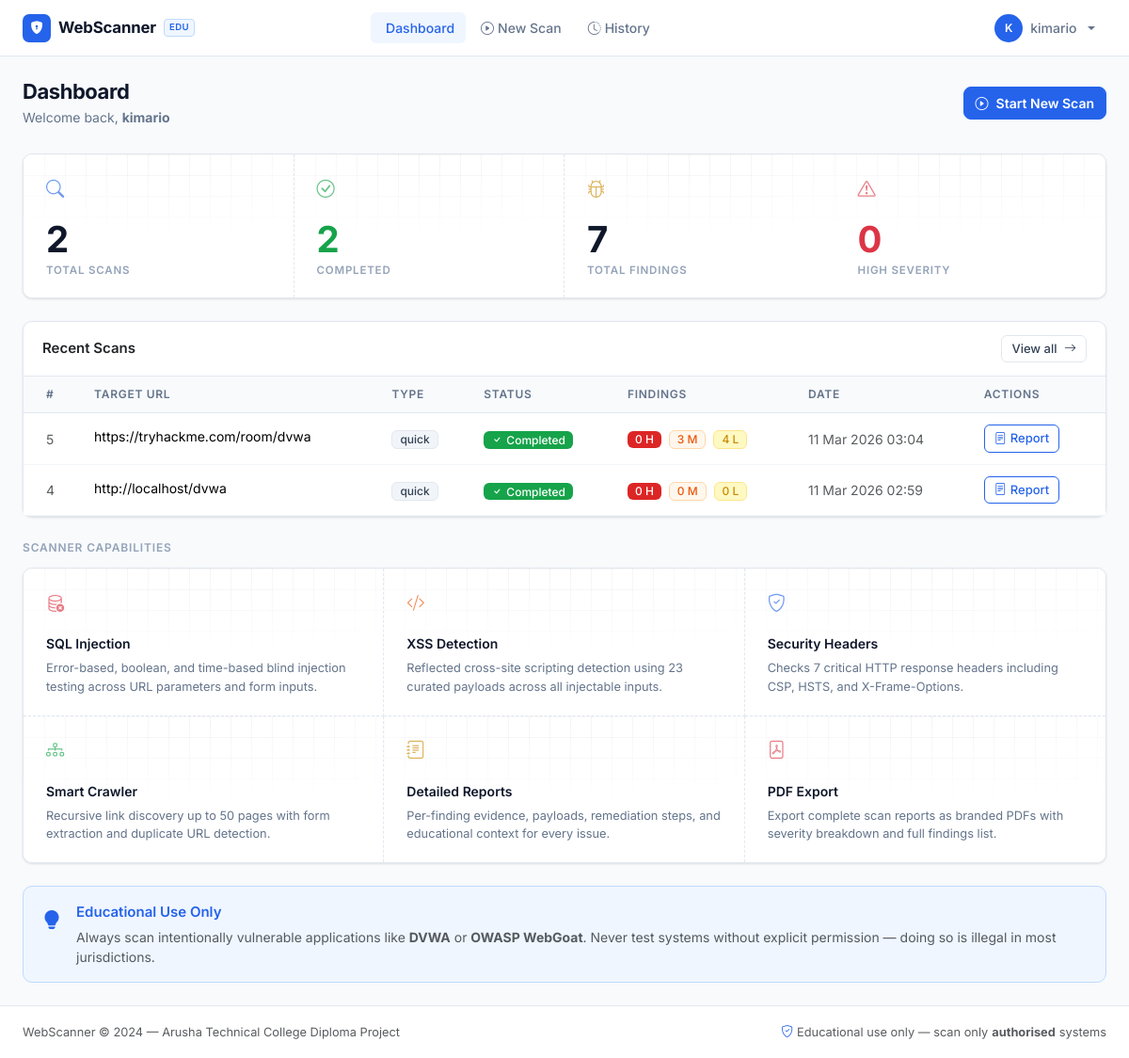
The app's page /dashboard (signed in) with its own data.
### app/models.py (models this page shows, shortened)
class User(UserMixin, db.Model):
    __tablename__ = 'users'
    id           = db.Column(db.Integer, primary_key=True)
    username     = db.Column(db.String(64), unique=True, nullable=False)
    email        = db.Column(db.String(120), unique=True, nullable=False)
    password_hash = db.Column(db.String(256), nullable=False)
    created_at   = db.Column(db.DateTime, default=lambda: datetime.now(timezone.utc))
    scans = db.relationship('Scan', backref='user', lazy='dynamic')

class Scan(db.Model):
    __tablename__ = 'scans'
    id           = db.Column(db.Integer, primary_key=True)
    user_id      = db.Column(db.Integer, db.ForeignKey('users.id'), nullable=False)
    target_url   = db.Column(db.String(2048), nullable=False)
    scan_type    = db.Column(db.String(20), default='quick')   # 'quick' or 'full'
    scan_modules = db.Column(db.String(100), default='sqli,xss,headers')
    status       = db.Column(db.String(20), default='pending')  # pending/running/completed/failed
    started_at   = db.Column(db.DateTime)
    completed_at = db.Column(db.DateTime)
    pages_crawled = db.Column(db.Integer, default=0)
    total_tests   = db.Column(db.Integer, default=0)
    error_message = db.Column(db.Text)
    findings = db.relationship('Finding', backref='scan', lazy='dynamic',
                               cascade='all, delete-orphan')
    logs     = db.relationship('ScanLog', backref='scan', lazy='dynamic',
                               cascade='all, delete-orphan')
    @property
    def high_count(self):
        return self.findings.filter_by(severity='high').count()
    @property
    def medium_count(self):
        return self.findings.filter_by(severity='medium').count()
    @property
    def low_count(self):
        return self.findings.filter_by(severity='low').count()

### app/dashboard/routes.py (the view)
@dashboard_bp.route('/')
@dashboard_bp.route('/dashboard')
@login_required
def index():
    recent_scans = (
        Scan.query
        .filter_by(user_id=current_user.id)
        .order_by(Scan.id.desc())
        .limit(10)
        .all()
    )
    total_scans = Scan.query.filter_by(user_id=current_user.id).count()
    completed_scans = Scan.query.filter_by(
        user_id=current_user.id, status='completed'
    ).count()
    total_findings = (
        Finding.query
        .join(Scan)
        .filter(Scan.user_id == current_user.id)
        .count()
    )
    high_findings = (
        Finding.query
        .join(Scan)
        .filter(Scan.user_id == current_user.id, Finding.severity == 'high')
        .count()
    )
    stats = {
        'total_scans': total_scans,
        'completed_scans': completed_scans,
        'total_findings': total_findings,
        'high_findings': high_findings,
    }
    return render_template(
        'dashboard/index.html',
        title='Dashboard',
        recent_scans=recent_scans,
        stats=stats
    )

### app/models.py (called while the page is built)
@login_manager.user_loader
def load_user(user_id):
    return User.query.get(int(user_id))

### app/templates/dashboard/index.html (shortened to what this page needs)
{% extends "base.html" %}
{% block content %}
<div class="page-header d-flex align-items-center justify-content-between flex-wrap gap-3">
  <div>
    <h1 class="page-title">Dashboard</h1>
    <p class="page-sub">Welcome back, <strong>{{ current_user.username }}</strong></p>
  </div>
  <a href="{{ url_for('scanner.new_scan') }}" class="btn btn-primary fw-semibold">
    <i class="bi bi-play-circle me-2"></i>Start New Scan
  </a>
</div>
<div class="feat-grid feat-grid-4 mb-4">
  <div class="feat-item">
    <i class="bi bi-search feat-icon text-blue"></i>
    <div class="feat-number">{{ stats.total_scans }}</div>
    <div class="feat-label">Total Scans</div>
  </div>
  <div class="feat-item">
    <i class="bi bi-check-circle feat-icon text-green"></i>
    <div class="feat-number text-green">{{ stats.completed_scans }}</div>
    <div class="feat-label">Completed</div>
  </div>
  <div class="feat-item">
    <i class="bi bi-bug feat-icon text-yellow"></i>
    <div class="feat-number">{{ stats.total_findings }}</div>
    <div class="feat-label">Total Findings</div>
  </div>
  <div class="feat-item">
    <i class="bi bi-exclamation-triangle feat-icon text-danger"></i>
    <div class="feat-number text-danger">{{ stats.high_findings }}</div>
    <div class="feat-label">High Severity</div>
  </div>
</div>
<div class="card border-0 mb-4">
  <div class="card-header d-flex align-items-center justify-content-between">
    <span class="fw-semibold">Recent Scans</span>
    <a href="{{ url_for('scanner.scan_history') }}" class="btn btn-outline-secondary btn-sm">
      View all <i class="bi bi-arrow-right ms-1"></i>
    </a>
  </div>
  <div class="card-body p-0">
    {% if recent_scans %}
    <div class="table-responsive">
      <table class="table table-hover mb-0">
        <thead>
          <tr>
            <th class="ps-4">#</th>
            <th>Target URL</th>
            <th>Type</th>
            <th>Status</th>
            <th>Findings</th>
            <th>Date</th>
            <th class="pe-4">Actions</th>
          </tr>
        </thead>
        <tbody>
          {% for scan in recent_scans %}
          <tr>
            <td class="ps-4 text-muted">{{ scan.id }}</td>
            <td>
              <span class="text-truncate d-inline-block url-truncate" title="{{ scan.target_url }}">
                {{ scan.target_url }}
              </span>
            </td>
            <td><span class="badge bg-secondary">{{ scan.scan_type }}</span></td>
            <td>
              {% if scan.status == 'completed' %}
                <span class="badge bg-success"><i class="bi bi-check me-1"></i>Completed</span>
              {% elif scan.status == 'running' %}
                <span class="badge bg-info"><span class="spinner-border spinner-border-sm me-1"></span>Running</span>
              {% elif scan.status == 'failed' %}
                <span class="badge bg-danger"><i class="bi bi-x me-1"></i>Failed</span>
              {% else %}
                <span class="badge bg-warning">Pending</span>
              {% endif %}
            </td>
            <td>
              {% if scan.status == 'completed' %}
                <span class="badge bg-danger me-1">{{ scan.high_count }} H</span>
                <span class="badge bg-orange me-1">{{ scan.medium_count }} M</span>
                <span class="badge bg-warning">{{ scan.low_count }} L</span>
              {% else %}
                <span class="text-muted">—</span>
              {% endif %}
            </td>
            <td class="text-muted">{{ scan.started_at.strftime('%d %b %Y %H:%M') if scan.started_at else '—' }}</td>
            <td class="pe-4">
              {% if scan.status == 'completed' %}
                <a href="{{ url_for('scanner.scan_results', scan_id=scan.id) }}" class="btn btn-sm btn-outline-primary">
                  <i class="bi bi-file-text me-1"></i>Report
                </a>
              {% elif scan.status in ('running', 'pending') %}
                <a href="{{ url_for('scanner.scan_progress', scan_id=scan.id) }}" class="btn btn-sm btn-outline-secondary">
                  <i class="bi bi-eye me-1"></i>View
                </a>
              {% else %}
                <span class="text-muted">—</span>
              {% endif %}
            </td>
          </tr>
          {% endfor %}
        </tbody>
      </table>
    </div>
    {% endif %}
  </div>
</div>
<div class="mb-4">
  <p class="section-label">Scanner Capabilities</p>
  <div class="feat-grid">
    <div class="feat-item">
      <i class="bi bi-database-x feat-icon text-danger"></i>
      <div class="feat-title">SQL Injection</div>
      <p class="feat-desc">Error-based, boolean, and time-based blind injection testing across URL parameters and form inputs.</p>
    </div>
    <div class="feat-item">
      <i class="bi bi-code-slash feat-icon text-orange"></i>
      <div class="feat-title">XSS Detection</div>
      <p class="feat-desc">Reflected cross-site scripting detection using 23 curated payloads across all injectable inputs.</p>
    </div>
    <div class="feat-item">
      <i class="bi bi-shield-check feat-icon text-blue"></i>
      <div class="feat-title">Security Headers</div>
      <p class="feat-desc">Checks 7 critical HTTP response headers including CSP, HSTS, and X-Frame-Options.</p>
    </div>
    <div class="feat-item">
      <i class="bi bi-diagram-3 feat-icon text-green"></i>
      <div class="feat-title">Smart Crawler</div>
      <p class="feat-desc">Recursive link discovery up to 50 pages with form extraction and duplicate URL detection.</p>
    </div>
    <div class="feat-item">
      <i class="bi bi-journal-text feat-icon text-yellow"></i>
      <div class="feat-title">Detailed Reports</div>
      <p class="feat-desc">Per-finding evidence, payloads, remediation steps, and educational context for every issue.</p>
    </div>
    <div class="feat-item">
      <i class="bi bi-file-pdf feat-icon text-danger"></i>
      <div class="feat-title">PDF Export</div>
      <p class="feat-desc">Export complete scan reports as branded PDFs with severity breakdown and full findings list.</p>
    </div>
  </div>
</div>
<div class="tip-card">
  <div class="d-flex gap-3 align-items-start">
    <i class="bi bi-lightbulb-fill text-accent fs-5 mt-1 flex-shrink-0"></i>
    <div>
      <div class="fw-semibold text-accent mb-1">Educational Use Only</div>
      <p class="mb-0 text-muted tip-text">
        Always scan intentionally vulnerable applications like <strong>DVWA</strong> or
        <strong>OWASP WebGoat</strong>. Never test systems without explicit permission —
        doing so is illegal in most jurisdictions.
      </p>
    </div>
  </div>
</div>
{% endblock %}

### app/templates/base.html (shortened to what this page needs)
<!DOCTYPE html>
<html lang="en">
<head>
  <link href="https://cdn.jsdelivr.net/npm/bootstrap@5.3.2/dist/css/bootstrap.min.css" rel="stylesheet">
  <link href="https://cdn.jsdelivr.net/npm/bootstrap-icons@1.11.3/font/bootstrap-icons.min.css" rel="stylesheet">
  <link rel="stylesheet" href="{{ url_for('static', filename='css/style.css') }}">
</head>
<body>
<nav class="navbar navbar-expand-lg sticky-top">
  <div class="container-fluid px-4">
    <a class="navbar-brand" href="{{ url_for('dashboard.index') }}">
      <div class="brand-icon"><i class="bi bi-shield-lock-fill"></i></div>
      <span>WebScanner</span>
      <span class="brand-tag">EDU</span>
    </a>
    <div class="collapse navbar-collapse" id="navMenu">
      {% if current_user.is_authenticated %}
      <ul class="navbar-nav mx-auto mb-2 mb-lg-0 gap-1">
        <li class="nav-item">
          <a class="nav-link {% if request.endpoint == 'dashboard.index' %}active{% endif %}"
             href="{{ url_for('dashboard.index') }}">
            Dashboard
          </a>
        </li>
        <li class="nav-item">
          <a class="nav-link {% if request.endpoint == 'scanner.new_scan' %}active{% endif %}"
             href="{{ url_for('scanner.new_scan') }}">
            <i class="bi bi-play-circle me-1"></i>New Scan
          </a>
        </li>
        <li class="nav-item">
          <a class="nav-link {% if request.endpoint == 'scanner.scan_history' %}active{% endif %}"
             href="{{ url_for('scanner.scan_history') }}">
            <i class="bi bi-clock-history me-1"></i>History
          </a>
        </li>
      </ul>
      <ul class="navbar-nav ms-auto">
        <li class="nav-item dropdown">
          <a class="nav-link dropdown-toggle d-flex align-items-center gap-2 pe-0"
             href="#" role="button" data-bs-toggle="dropdown" aria-expanded="false">
            <div class="user-avatar">{{ current_user.username[0].upper() }}</div>
            <span class="nav-username">{{ current_user.username }}</span>
          </a>
        </li>
      </ul>
      {% endif %}
    </div>
  </div>
</nav>
<main class="py-4">
  <div class="container-fluid px-4">
    {% block content %}{% endblock %}
  </div>
</main>
<footer class="footer">
  <div class="container-fluid px-4">
    <div class="d-flex align-items-center justify-content-between flex-wrap gap-2">
      <span class="footer-text text-muted">
        WebScanner &copy; 2024 — Arusha Technical College Diploma Project
      </span>
      <span class="footer-text text-muted d-flex align-items-center gap-1">
        <i class="bi bi-shield-check text-accent"></i>
        Educational use only — scan only <strong>authorised</strong> systems
      </span>
    </div>
  </div>
</footer>
</body>
</html>

### records on screen
User: username "K", username "kimario"
Scan: id "5", target_url "https://tryhackme.com/room/dvwa", scan_type "quick", status "completed" (drawn), high_count "0", medium_count "3", low_count "4", started_at "11 Mar 2026 03:04"
Scan: id "4", target_url "http://localhost/dvwa", scan_type "quick", status "completed" (drawn), high_count "0", medium_count "0", low_count "0", started_at "11 Mar 2026 02:59"

### other values on screen
{{ stats.total_scans }} "2"
{{ stats.completed_scans }} "2"
{{ stats.total_findings }} "7"
{{ stats.high_findings }} "0"
